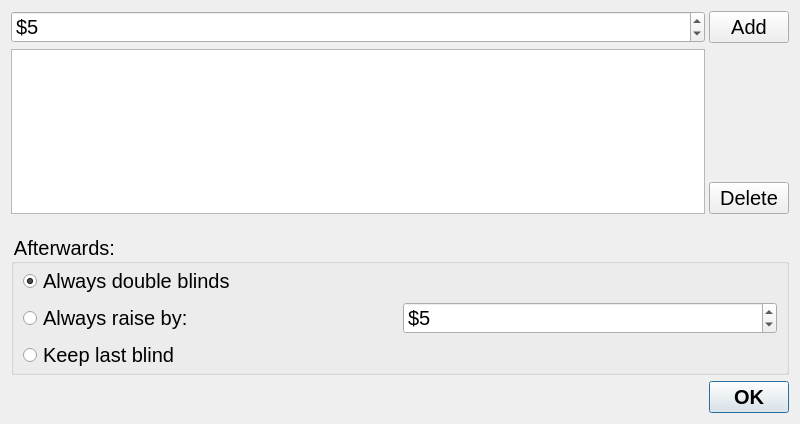
<?xml version="1.0" encoding="UTF-8"?>
<ui version="4.0">
 <class>manualBlindsOrderDialog</class>
 <widget class="QDialog" name="manualBlindsOrderDialog">
  <property name="geometry">
   <rect>
    <x>0</x>
    <y>0</y>
    <width>800</width>
    <height>424</height>
   </rect>
  </property>
  <property name="minimumSize">
   <size>
    <width>800</width>
    <height>424</height>
   </size>
  </property>
  <property name="maximumSize">
   <size>
    <width>800</width>
    <height>424</height>
   </size>
  </property>
  <property name="windowTitle">
   <string>Manual Blinds Order</string>
  </property>
  <property name="styleSheet">
   <string notr="true">QObject {font: 20px}</string>
  </property>
  <layout class="QGridLayout">
   <item row="1" column="0">
    <spacer name="verticalSpacer">
     <property name="orientation">
      <enum>Qt::Vertical</enum>
     </property>
     <property name="sizeHint" stdset="0">
      <size>
       <width>20</width>
       <height>40</height>
      </size>
     </property>
    </spacer>
   </item>
   <item row="2" column="0">
    <widget class="QGroupBox" name="groupBox">
     <property name="title">
      <string>Afterwards:</string>
     </property>
     <layout class="QGridLayout">
      <property name="topMargin">
       <number>2</number>
      </property>
      <property name="bottomMargin">
       <number>2</number>
      </property>
      <item row="0" column="0">
       <widget class="QRadioButton" name="radioButton_alwaysDoubleBlinds">
        <property name="text">
         <string>Always double blinds</string>
        </property>
        <property name="checked">
         <bool>true</bool>
        </property>
       </widget>
      </item>
      <item row="1" column="0">
       <layout class="QHBoxLayout">
        <item>
         <widget class="QRadioButton" name="radioButton_alwaysRaiseAbout">
          <property name="text">
           <string>Always raise by:</string>
          </property>
         </widget>
        </item>
        <item>
         <widget class="QSpinBox" name="spinBox_alwaysRaiseValue">
          <property name="prefix">
           <string>$</string>
          </property>
          <property name="maximum">
           <number>20000</number>
          </property>
          <property name="singleStep">
           <number>5</number>
          </property>
          <property name="value">
           <number>5</number>
          </property>
         </widget>
        </item>
       </layout>
      </item>
      <item row="2" column="0">
       <widget class="QRadioButton" name="radioButton_stayAtLastBlind">
        <property name="text">
         <string>Keep last blind</string>
        </property>
       </widget>
      </item>
     </layout>
    </widget>
   </item>
   <item row="3" column="0">
    <widget class="QDialogButtonBox" name="buttonBox">
     <property name="styleSheet">
      <string notr="true">QObject {font: bold 20px}</string>
     </property>
     <property name="orientation">
      <enum>Qt::Horizontal</enum>
     </property>
     <property name="standardButtons">
      <set>QDialogButtonBox::Ok</set>
     </property>
    </widget>
   </item>
   <item row="0" column="0">
    <layout class="QGridLayout">
     <property name="horizontalSpacing">
      <number>4</number>
     </property>
     <item row="2" column="0" rowspan="2">
      <widget class="QListWidget" name="listWidget_blinds"/>
     </item>
     <item row="3" column="1">
      <widget class="QPushButton" name="pushButton_delete">
       <property name="text">
        <string>Delete</string>
       </property>
      </widget>
     </item>
     <item row="2" column="1">
      <spacer>
       <property name="orientation">
        <enum>Qt::Vertical</enum>
       </property>
       <property name="sizeHint" stdset="0">
        <size>
         <width>20</width>
         <height>121</height>
        </size>
       </property>
      </spacer>
     </item>
     <item row="0" column="0">
      <widget class="QSpinBox" name="spinBox_input">
       <property name="prefix">
        <string>$</string>
       </property>
       <property name="minimum">
        <number>1</number>
       </property>
       <property name="maximum">
        <number>20000</number>
       </property>
       <property name="value">
        <number>5</number>
       </property>
      </widget>
     </item>
     <item row="0" column="1">
      <widget class="QPushButton" name="pushButton_add">
       <property name="text">
        <string>Add</string>
       </property>
      </widget>
     </item>
    </layout>
   </item>
  </layout>
 </widget>
 <tabstops>
  <tabstop>listWidget_blinds</tabstop>
  <tabstop>radioButton_alwaysDoubleBlinds</tabstop>
  <tabstop>radioButton_alwaysRaiseAbout</tabstop>
  <tabstop>spinBox_alwaysRaiseValue</tabstop>
  <tabstop>radioButton_stayAtLastBlind</tabstop>
  <tabstop>buttonBox</tabstop>
 </tabstops>
 <resources/>
 <connections>
  <connection>
   <sender>buttonBox</sender>
   <signal>accepted()</signal>
   <receiver>manualBlindsOrderDialog</receiver>
   <slot>accept()</slot>
   <hints>
    <hint type="sourcelabel">
     <x>228</x>
     <y>394</y>
    </hint>
    <hint type="destinationlabel">
     <x>157</x>
     <y>274</y>
    </hint>
   </hints>
  </connection>
  <connection>
   <sender>buttonBox</sender>
   <signal>rejected()</signal>
   <receiver>manualBlindsOrderDialog</receiver>
   <slot>reject()</slot>
   <hints>
    <hint type="sourcelabel">
     <x>270</x>
     <y>400</y>
    </hint>
    <hint type="destinationlabel">
     <x>286</x>
     <y>274</y>
    </hint>
   </hints>
  </connection>
  <connection>
   <sender>radioButton_alwaysRaiseAbout</sender>
   <signal>toggled(bool)</signal>
   <receiver>spinBox_alwaysRaiseValue</receiver>
   <slot>setEnabled(bool)</slot>
   <hints>
    <hint type="sourcelabel">
     <x>109</x>
     <y>307</y>
    </hint>
    <hint type="destinationlabel">
     <x>173</x>
     <y>303</y>
    </hint>
   </hints>
  </connection>
 </connections>
</ui>
